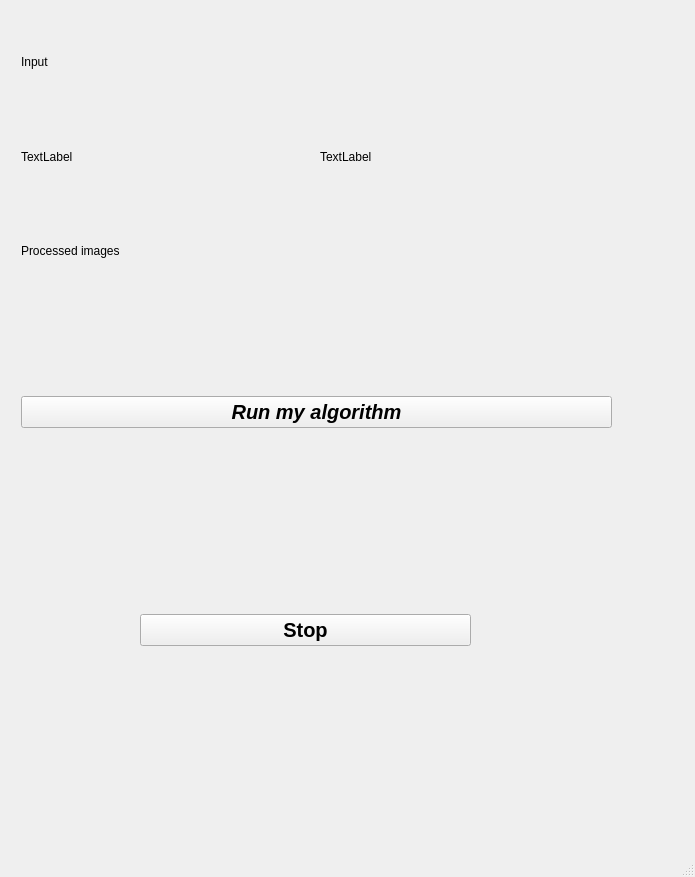
<?xml version="1.0" encoding="UTF-8"?>
<ui version="4.0">
 <class>MainWindow</class>
 <widget class="QMainWindow" name="MainWindow">
  <property name="geometry">
   <rect>
    <x>0</x>
    <y>0</y>
    <width>695</width>
    <height>877</height>
   </rect>
  </property>
  <property name="windowTitle">
   <string>MainWindow</string>
  </property>
  <widget class="QWidget" name="centralwidget">
   <widget class="QWidget" name="layoutWidget">
    <property name="geometry">
     <rect>
      <x>21</x>
      <y>17</y>
      <width>591</width>
      <height>411</height>
     </rect>
    </property>
    <layout class="QVBoxLayout" name="verticalLayout">
     <item>
      <layout class="QGridLayout" name="gridLayout">
       <item row="4" column="0">
        <widget class="QLabel" name="imageLeftFiltered">
         <property name="text">
          <string/>
         </property>
        </widget>
       </item>
       <item row="4" column="1">
        <widget class="QLabel" name="imageRightFiltered">
         <property name="text">
          <string/>
         </property>
        </widget>
       </item>
       <item row="2" column="0">
        <widget class="QLabel" name="imageLeft">
         <property name="text">
          <string>TextLabel</string>
         </property>
        </widget>
       </item>
       <item row="1" column="0">
        <widget class="QLabel" name="label">
         <property name="text">
          <string>Input</string>
         </property>
        </widget>
       </item>
       <item row="2" column="1">
        <widget class="QLabel" name="imageRight">
         <property name="text">
          <string>TextLabel</string>
         </property>
        </widget>
       </item>
       <item row="3" column="0">
        <widget class="QLabel" name="label_2">
         <property name="text">
          <string>Processed images</string>
         </property>
        </widget>
       </item>
      </layout>
     </item>
     <item>
      <layout class="QHBoxLayout" name="horizontalLayout">
       <item>
        <widget class="QPushButton" name="pushButton">
         <property name="font">
          <font>
           <pointsize>15</pointsize>
           <weight>75</weight>
           <italic>true</italic>
           <bold>true</bold>
          </font>
         </property>
         <property name="text">
          <string>Run my algorithm</string>
         </property>
        </widget>
       </item>
      </layout>
     </item>
    </layout>
   </widget>
   <widget class="QWidget" name="layoutWidget">
    <property name="geometry">
     <rect>
      <x>140</x>
      <y>440</y>
      <width>331</width>
      <height>381</height>
     </rect>
    </property>
    <layout class="QVBoxLayout" name="verticalLayout_2">
     <item>
      <layout class="QVBoxLayout" name="tlLayout"/>
     </item>
     <item>
      <widget class="QPushButton" name="stopButton">
       <property name="font">
        <font>
         <pointsize>15</pointsize>
         <weight>75</weight>
         <bold>true</bold>
        </font>
       </property>
       <property name="text">
        <string>Stop</string>
       </property>
       <property name="icon">
        <iconset resource="../resources/resources.qrc">
         <normaloff>:/images/stop.png</normaloff>:/images/stop.png</iconset>
       </property>
      </widget>
     </item>
    </layout>
   </widget>
   <widget class="QWidget" name="verticalLayoutWidget">
    <property name="geometry">
     <rect>
      <x>570</x>
      <y>660</y>
      <width>160</width>
      <height>171</height>
     </rect>
    </property>
    <layout class="QVBoxLayout" name="logoLayout"/>
   </widget>
  </widget>
  <widget class="QMenuBar" name="menubar">
   <property name="geometry">
    <rect>
     <x>0</x>
     <y>0</y>
     <width>695</width>
     <height>19</height>
    </rect>
   </property>
  </widget>
  <widget class="QStatusBar" name="statusbar"/>
 </widget>
 <resources>
  <include location="../resources/resources.qrc"/>
 </resources>
 <connections/>
</ui>
